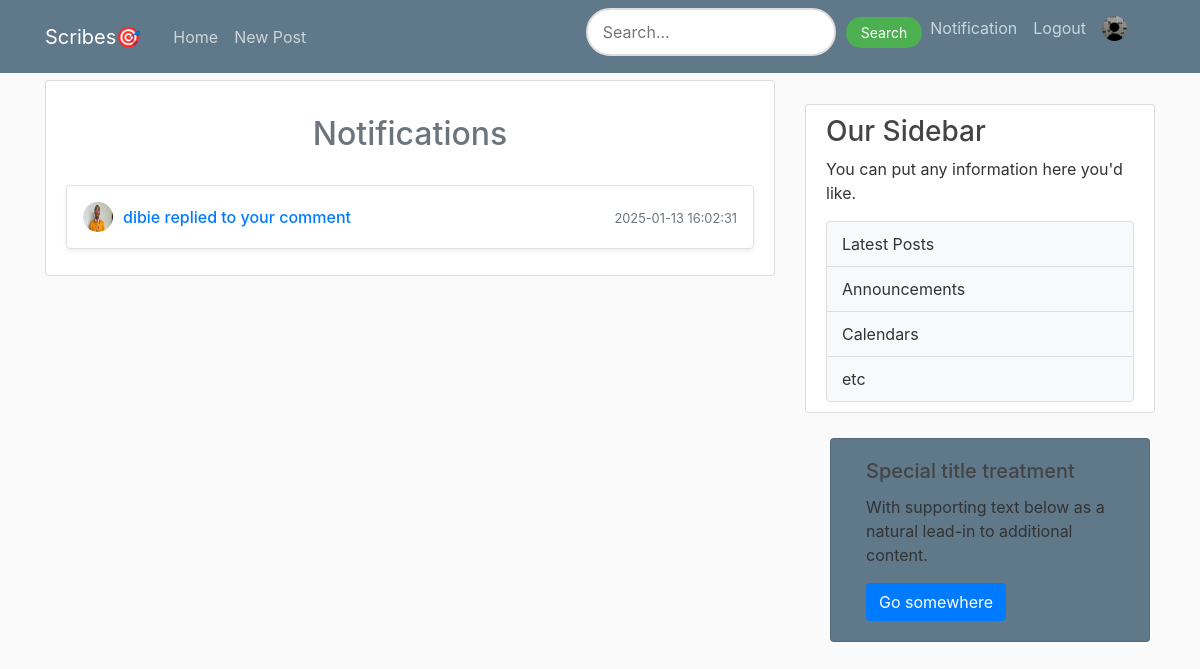
Before: /notification (signed in) with the older database file.
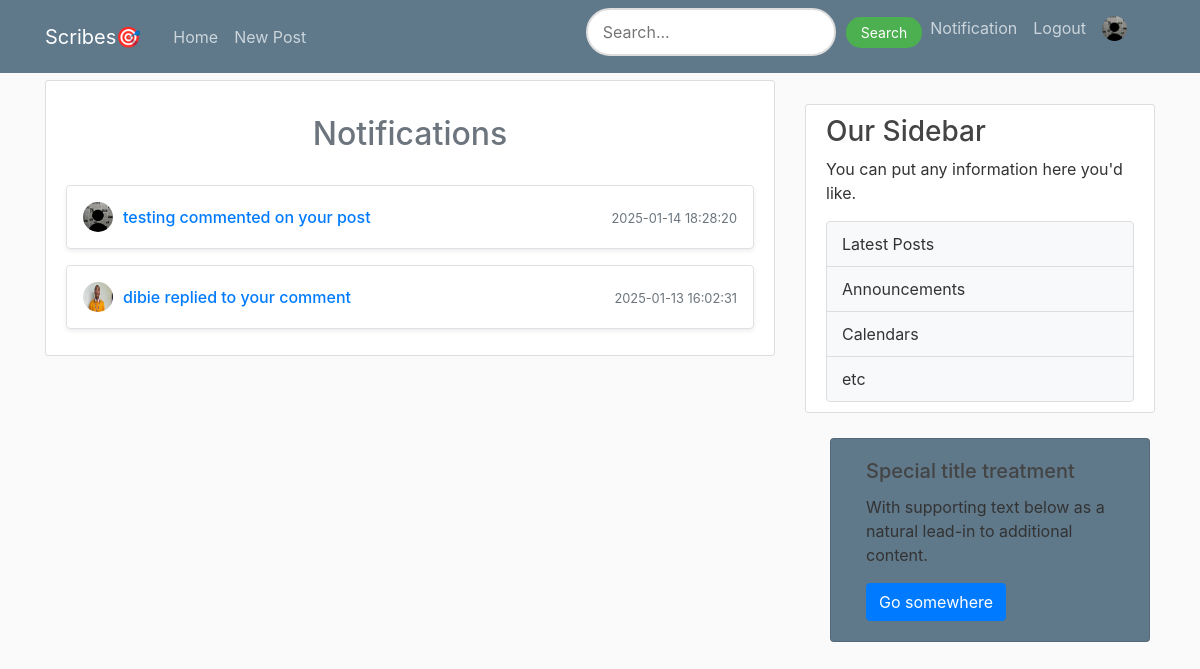
After: the same page with the newer database file.
### flaskblog/models.py (models this page shows, shortened)
class User(db.Model, UserMixin):
    id = db.Column(db.Integer, primary_key=True)
    username = db.Column(db.String(20), nullable=False, unique=True)
    email = db.Column(db.String(120), nullable=False, unique=True)
    image_file = db.Column(db.String(20), nullable=False, default='default.jpg')
    password = db.Column(db.String(60), nullable=False)
    posts = db.relationship('Post', backref='author', lazy=True)
    is_admin = db.Column(db.Boolean, nullable=False,default=False)
    Biography= db.Column(db.Text, nullable=False,default='Add A Brief Description About Yourself')
    def __repr__(self):
        return f"User('{self.username}', '{self.email}', '{self.image_file}','{self.is_admin}')"

class Notification(db.Model):
    id = db.Column(db.Integer, primary_key=True)
    user_id = db.Column(db.Integer, db.ForeignKey('user.id'), nullable=False)
    content = db.Column(db.Text, nullable=False)
    date = db.Column(db.DateTime, nullable=False, default=datetime.utcnow)
    initiator= db.Column(db.Integer, nullable=False,default=None)
    post_id = db.Column(db.Integer, db.ForeignKey('post.id'), nullable=True)
    comment_id = db.Column(db.Integer, db.ForeignKey('comment.id'), nullable=True)
    user = db.relationship('User', backref=db.backref('notifications', lazy=True))
    post = db.relationship('Post', backref=db.backref('notifications', lazy=True))
    comment = db.relationship('Comment', backref=db.backref('notifications', lazy=True))
    def __repr__(self):
         return f"Notification('{self.content}','{self.user_id}')"

### flaskblog/routes.py (the view)
@app.route('/notification', methods=['GET', 'POST'])
def notification():
    notifications = Notification.query.filter_by(user_id=current_user.id).order_by(Notification.date.desc()).limit(10).all()
    enriched_notifications = []
    for notification in notifications:
        initiator = User.query.get(notification.initiator)  # Fetch the initiator
        enriched_notifications.append({
            'notification': notification,
            'initiator': initiator,
        })
        print(enriched_notifications)
    image_file = url_for('static', filename='profile_pics/' + current_user.image_file)
    return render_template('Notification.html',title='Notification',notifications=enriched_notifications,image_file=image_file)

### flaskblog/models.py (called while the page is built)
@login_manager.user_loader
def load_user(user_id):
    return User.query.get(int(user_id))

### flaskblog/templates/Notification.html
{% extends "layout.html" %}
{% block content %}
<div class="content-section">
    <div class="comments-section mt-4">
        <h2 class="text-center text-secondary"><a>Notifications</a></h2><br>
        {% for enriched_notification in notifications %}
            {% set notification = enriched_notification.notification %}
            {% set initiator = enriched_notification.initiator %}
            <div class="comments mb-3 p-3 rounded border shadow-sm">
                <div class="d-flex justify-content-between align-items-center">
                    <div class="d-flex align-items-center">
                        <img class="rounded-circle article-img2 me-2"
                             src="{{ url_for('static', filename='profile_pics/' + initiator.image_file) }}" alt="Profile Picture">
                        <div>
                            <h6 class="mb-0 text-primary">
                                {% if 'replied' in notification.content %}
                                    <a href="{{ url_for('reply_comment', comment_id=notification.comment_id) }}">
                                    {{ notification.content }}
                                </a>
                                {% else %}
                                <a href="{{ url_for('post_detail', title=notification.post.title) }}">
                                    {{ notification.content }}
                                </a>
                                {% endif %}
                            </h6>
                        </div>
                    </div>
                    <div class="text-muted">
                        <small>
                            {{ notification.date.strftime('%Y-%m-%d %H:%M:%S') }}
                        </small>
                    </div>
                </div>
            </div>
        {% else %}
            <h3 class="text-primary text-center" style="color: #428bca;">No notification yet!</h3>
        {% endfor %}
    </div>
</div>
{% endblock content %}

Changed rows visible on the page:
added User: image_file (placeholder picture)
added Notification: content "testing commented on your post", date "2025-01-14 18:28:20"
